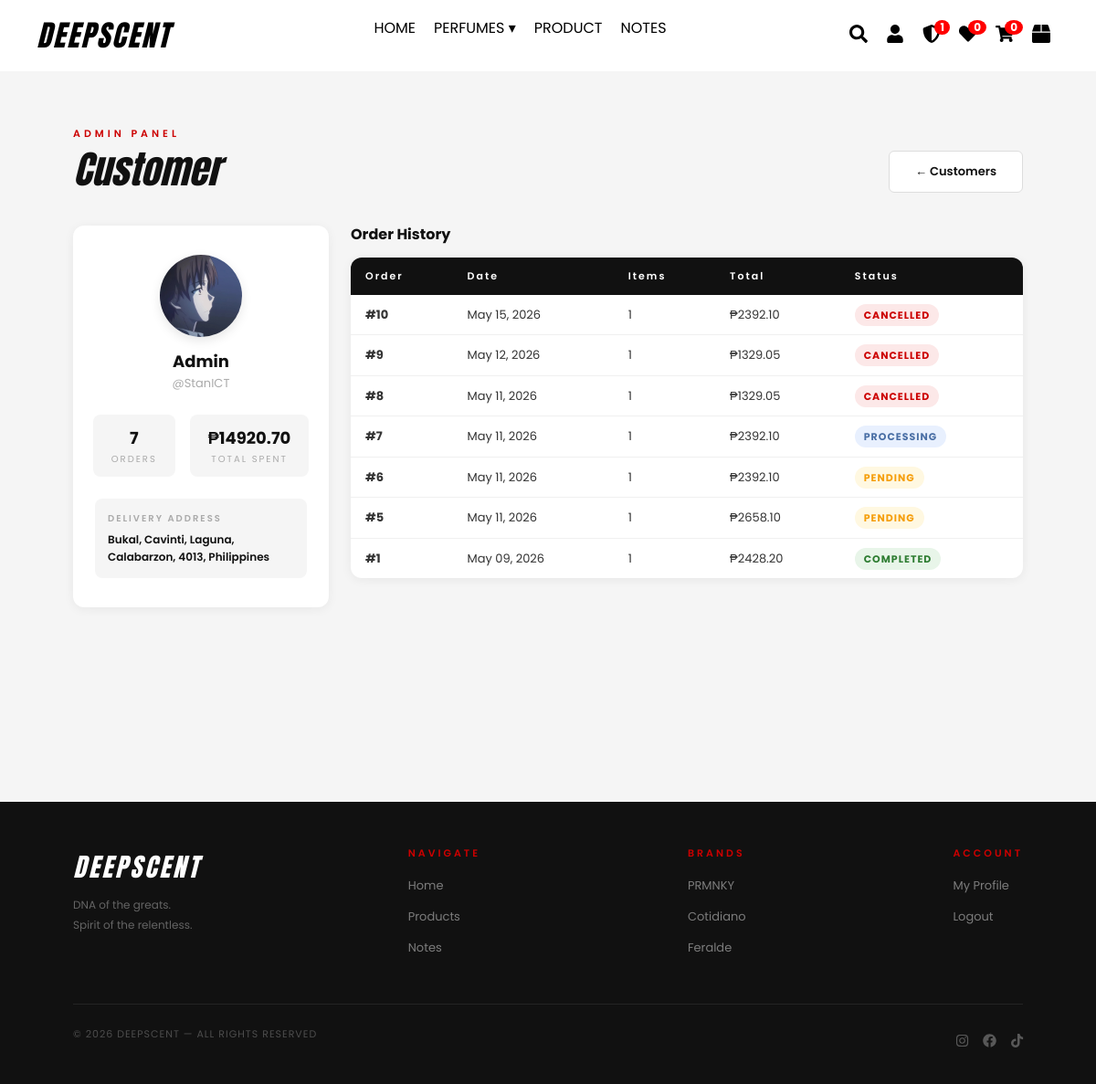
Before: /admin/customers/1 (signed in) with the older database file.
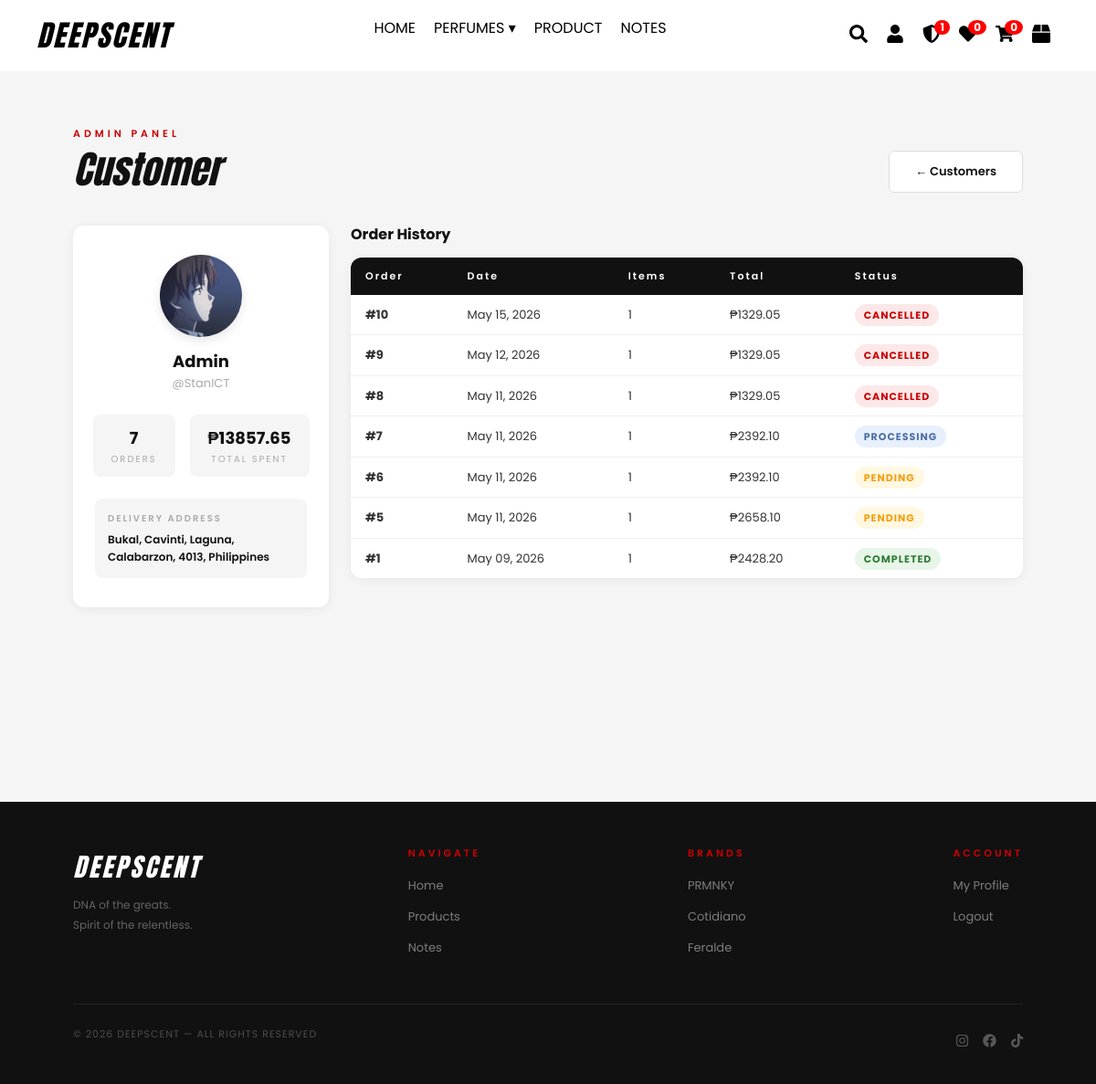
After: the same page with the newer database file.
### website/models.py (models this page shows)
class Order(db.Model):
    id = db.Column(db.Integer, primary_key=True)
    user_id = db.Column(db.Integer, db.ForeignKey('user.id'), nullable=False)
    created_at = db.Column(db.DateTime, default=datetime.utcnow)
    status = db.Column(db.String(20), default='Pending')
    total = db.Column(db.Float, nullable=False)
    address = db.Column(db.String(300), default='')
    payment_method = db.Column(db.String(20), default='cod')  # cod, bank_transfer, online_payment
    items = db.relationship('OrderItem', backref='order', lazy=True)

### website/admin.py (the view)
@admin.route("/customers/<int:user_id>")
@login_required
def customer_detail(user_id):
    if not current_user.is_admin:
        abort(403)
    from .models import Order
    customer = User.query.get_or_404(user_id)
    orders = Order.query.filter_by(user_id=user_id).order_by(Order.created_at.desc()).all()
    total_spent = sum(o.total for o in orders)
    return render_template('admin_customer_detail.html', customer=customer, orders=orders, total_spent=total_spent)

### website/templates/admin_customer_detail.html (shortened to what this page needs)
{% extends "base.html" %}
{% block content %}
<section class="admin-page">
    <div class="admin-header">
        <div>
            <p class="section-label">ADMIN PANEL</p>
            <h1 class="admin-title">Customer</h1>
        </div>
        <a href="{{ url_for('admin.admin_customers') }}" class="admin-btn-secondary">← Customers</a>
    </div>
    <div class="customer-layout">
        <div class="customer-profile-card">
            <img src="{{ url_for('static', filename='uploads/' ~ customer.avatar) if customer.avatar else url_for('static', filename='images/default-avatar.png') }}"
                class="customer-avatar" alt="{{ customer.username }}">
            <h2 class="customer-name">{{ customer.fullname or customer.username }}</h2>
            <p class="customer-username">@{{ customer.username }}</p>
            <div class="customer-stats">
                <div class="cstat">
                    <p class="cstat-value">{{ orders | length }}</p>
                    <p class="cstat-label">Orders</p>
                </div>
                <div class="cstat">
                    <p class="cstat-value">₱{{ "%.2f"|format(total_spent) }}</p>
                    <p class="cstat-label">Total Spent</p>
                </div>
            </div>
            {% if customer.address %}
            <div class="customer-address">
                <p class="customer-address-label">DELIVERY ADDRESS</p>
                <p class="customer-address-text">{{ customer.address }}</p>
            </div>
            {% endif %}
        </div>
        <div class="customer-orders">
            <h3 class="customer-orders-title">Order History</h3>
            {% if orders %}
            <div class="admin-table-wrap">
                <table class="admin-table">
                    <thead>
                        <tr><th>Order</th><th>Date</th><th>Items</th><th>Total</th><th>Status</th></tr>
                    </thead>
                    <tbody>
                        {% for order in orders %}
                        <tr>
                            <td><strong>#{{ order.id }}</strong></td>
                            <td>{{ order.created_at.strftime('%b %d, %Y') }}</td>
                            <td>{{ order.items | length }}</td>
                            <td>₱{{ "%.2f"|format(order.total) }}</td>
                            <td><span class="order-status status-{{ order.status|lower }}">{{ order.status }}</span></td>
                        </tr>
                        {% endfor %}
                    </tbody>
                </table>
            </div>
            {% else %}
            <p style="color:#aaa;font-size:14px;text-align:center;padding:40px 0;">No orders yet.</p>
            {% endif %}
        </div>
    </div>
</section>
{% endblock %}

Changed rows visible on the page:
changed Order "May 15, 2026": total "2392.10" → "1329.05"
Other visible differences:
{{ "%.2f"|format(total_spent) }}: "14920.70" → "13857.65"
